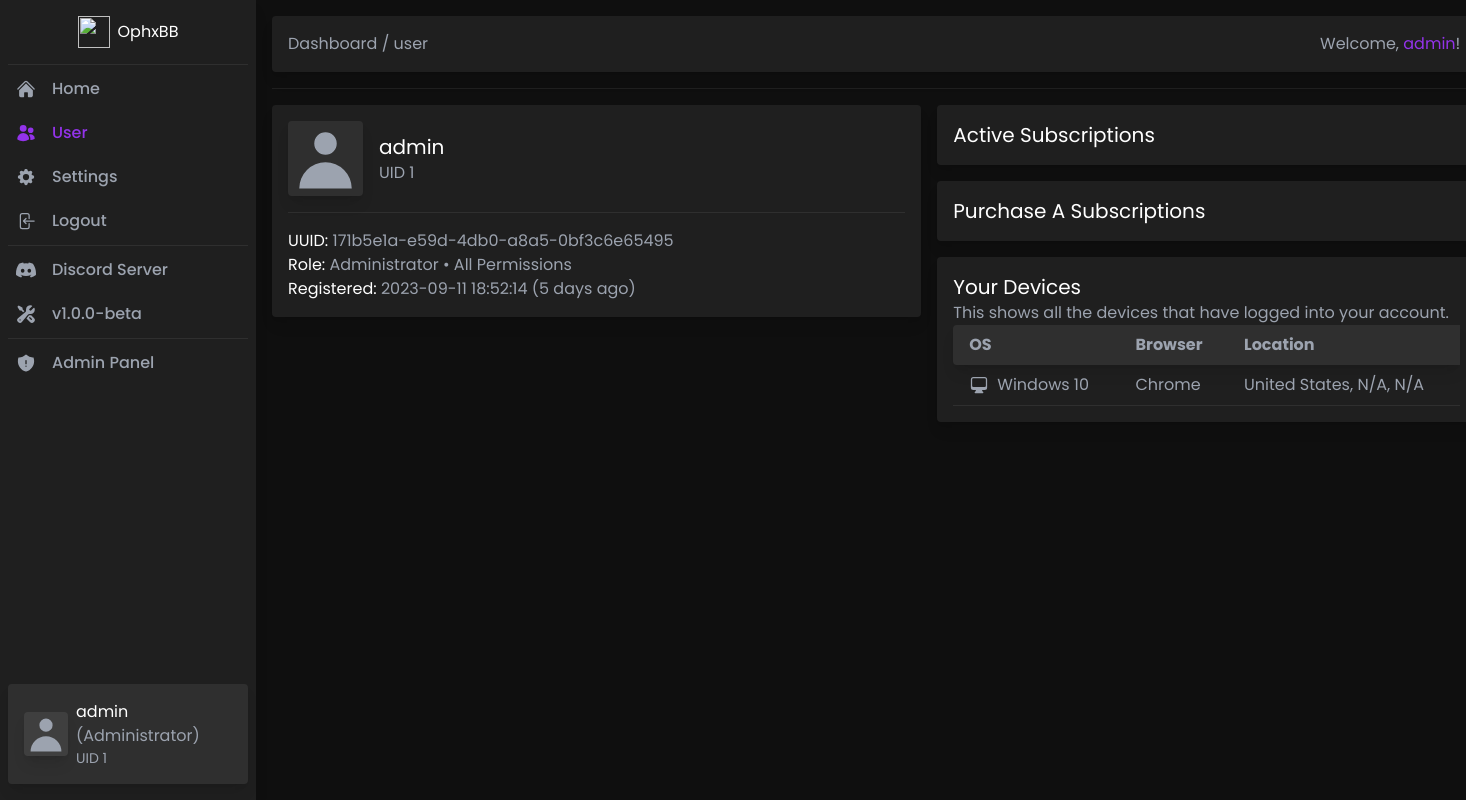
The app's page /dashboard/user.php (signed in) with its own data.
### tables this page shows
CREATE TABLE `devices` (
  `id` int(11) NOT NULL,
  `uid` int(11) NOT NULL,
  `os` varchar(255) NOT NULL,
  `browser` varchar(255) NOT NULL,
  `location` varchar(255) NOT NULL
);

### components/dashboard/functions.php (called while the page is built)
<?php
    function timeAgo($date) {
        $timestamp = $date;
        $strTime = array("second", "minute", "hour", "day", "month", "year");
        $length = array("60", "60", "24", "30", "12", "10");
        $currentTime = time();
        if ($currentTime >= $timestamp) {
            $diff = time() - $timestamp;
            for ($i = 0; $diff >= $length[$i] && $i < count($length) - 1; $i++) {
                $diff = $diff / $length[$i];
            }
            $diff = round($diff);
            return "" . $diff . " " . $strTime[$i] . "s ago";
        }
    }

### dashboard/user.php (the view, shortened to what this page needs)
<?php
    require_once("../server/s.db.php");
    $devices = mysqli_query($mysqli, "SELECT * FROM devices WHERE uid = ".$_SESSION["id"]." ORDER BY id DESC");
    require_once("../components/dashboard/functions.php");
?>
<!DOCTYPE html>
<html lang="en" class="scroll-smooth">
<head>
    <link rel="stylesheet" href="../assets/scroll.css">
</head>
<body class="bg-[#0f0f0f]" style="font-family: 'Poppins', sans-serif !important;" onload="spin()">
    <div class="main hidden">
        <div class="flex">
            <div>
                <?php require_once("../components/dashboard/sidebar.php"); ?>
            </div>
            <div class="ml-64 p-4 w-full">
                <div class="space-y-4">
                    <?php require_once("../components/dashboard/header.php"); ?>
                    <div class="flex gap-4 items-start w-full">
                        <div class="flex flex-col gap-4 w-full">
                            <div class="bg-[#1f1f1f] shadow-lg rounded p-4">
                                <div class="flex items-center gap-4">
                                    <div>
                                        <div class="w-[75px]">
                                            <div class="relative h-[75px] w-[75px] overflow-hidden bg-[#2f2f2f] rounded shadow-lg">
                                                <svg class="absolute h-[75px] w-[75px] text-gray-400" fill="currentColor" viewBox="0 0 20 20" xmlns="http://www.w3.org/2000/svg">
                                                    <path fill-rule="evenodd" d="M10 9a3 3 0 100-6 3 3 0 000 6zm-7 9a7 7 0 1114 0H3z" clip-rule="evenodd"></path>
                                                </svg>
                                            </div>
                                        </div>
                                    </div>
                                    <div>
                                        <p class="text-white text-xl"><?php echo htmlspecialchars($_SESSION["username"]); ?></p>
                                        <p class="text-gray-400">UID <?php echo htmlspecialchars($_SESSION["id"]); ?></p>
                                    </div>
                                </div>
                                <div class="mt-4 mb-4 border-b border-[#2f2f2f]"></div>
                                <p class="text-gray-400">
                                    <span class="text-white">UUID:</span> <?php echo htmlspecialchars($_SESSION["uuid"]); ?><br>
                                    <span class="text-white">Role:</span> <?php echo htmlspecialchars($_SESSION["role"]); ?>
                                    <?php if (htmlspecialchars($_SESSION["role"]) == "Administrator") { ?>
                                        <span>&bullet;</span>
                                        <span>All Permissions</span>
                                    <?php } else { ?>
                                        <span>&bullet;</span>
                                        <span>Limited Permissions</span>
                                    <?php } ?>
                                </p>
                                <p class="text-gray-400"><span class="text-white">Registered:</span> <?php echo htmlspecialchars($_SESSION["created_at"]); ?> (<?php
                                                                        $d = strtotime(htmlspecialchars($_SESSION["created_at"]));
                                                                        echo timeAgo($d);
                                                                    ?>)
                                </p>
                            </div>
                        </div>
                        <div class="flex flex-col gap-4 w-[1000px]">
                            <div class="bg-[#1f1f1f] shadow-lg rounded p-4">
                                <p class="text-white text-xl">Active Subscriptions</p>
                            </div>
                            <div class="bg-[#1f1f1f] shadow-lg rounded p-4">
                                <p class="text-white text-xl">Purchase A Subscriptions</p>
                            </div>
                            <div class="bg-[#1f1f1f] shadow-lg rounded p-4">
                                <p class="text-white text-xl">Your Devices</p>
                                <p class="text-gray-400">This shows all the devices that have logged into your account.</p>
                                <table class="w-full text-left text-gray-400">
                                    <thead class="bg-[#2f2f2f] shadow-lg">
                                        <tr>
                                            <th scope="col" class="px-4 py-2 rounded-l">
                                                OS
                                            </th>
                                            <th scope="col" class="px-4 py-2">
                                                Browser
                                            </th>
                                            <th scope="col" class="px-4 py-2">
                                                Location
                                            </th>
                                        </tr>
                                    </thead>
                                    <tbody class="font-normal">
                                        <?php while ($row = mysqli_fetch_array($devices)) { ?>
                                            <tr class="border-b border-[#2f2f2f]">
                                                <td class="px-4 py-2 flex items-center gap-2">
                                                    <?php echo htmlspecialchars($row["os"]); ?>
                                                </td>
                                                <td class="px-4 py-2">
                                                    <?php echo htmlspecialchars($row["browser"]); ?>
                                                </td>
                                                <td class="px-4 py-2">
                                                    <?php echo htmlspecialchars($row["location"]); ?>
                                                </td>
                                            </tr>
                                        <?php } ?>
                                    </tbody>
                                </table>
                            </div>
                        </div>
                    </div>
                </div>
            </div>
        </div>
    </div>
</body>
<script src="https://cdn.tailwindcss.com/"></script>
</html>

### records on screen
devices: os "Windows 10", browser "Chrome", location "United States, N/A, N/A"

### other values on screen
$config->appName "OphxBB"
$config->appVersion "1.0.0-beta"
$_SESSION["username"] "admin"
$_SESSION["role"] "Administrator"
$_SESSION["id"] "1"
basename($_SERVER["PHP_SELF"], ".php") "user"
$_SESSION["uuid"] "171b5e1a-e59d-4db0-a8a5-0bf3c6e65495"
$_SESSION["created_at"] "2023-09-11 18:52:14"
timeAgo($d) "5 days ago"
